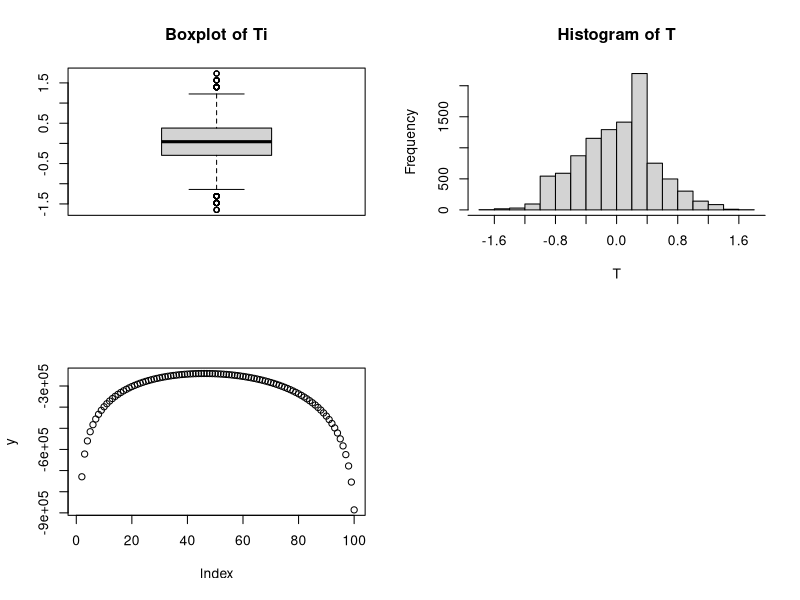

Generate this figure with R:
set.seed(1000000)
obs=rbinom(10000,35,0.45)
print(obs)
T=(sqrt(35)*((obs/35)-0.45))
print(T)
par(mfrow=c(2,2))
boxplot(T,main="Boxplot of Ti")
hist(T,xaxp  = c(-2, 2, 10))     #plot(..., xaxp  = c(x1, x2, n)) to 
#define the position (x1 & x2) of the extreme tick marks and 
#the number of intervals between the tick marks (n). 

y=c()
par=seq(0,1,0.01) #we will select value of p from this 0 to 1 increment 0.01
for (i in 1:100) # 100 times as par=seq(0,1,0.01) has 100 values
{a=log(10)
 for (j in 1:10000)
 {                                                   #for each value of p binomail 
   a=a+log((par[i]^obs[j])*((1-par[i])^(35-obs[j]))) #value is calculated for all values of observation
   }       #i.e p^x*(1-p)^(n-x) (see pdf for more details) and multiply all of them which is not possible 
 y[i]=a    #as p<1 raised to certain power ->0 so we had to take log value and then sum and check for what value 
 }         #value of p L(p,x) gives maximum value
plot(y)
for (i in 1:100)
{
   if (max(y)==y[i]) #if maximum value found then print that p
   {
     print(par[i])
     }
  }